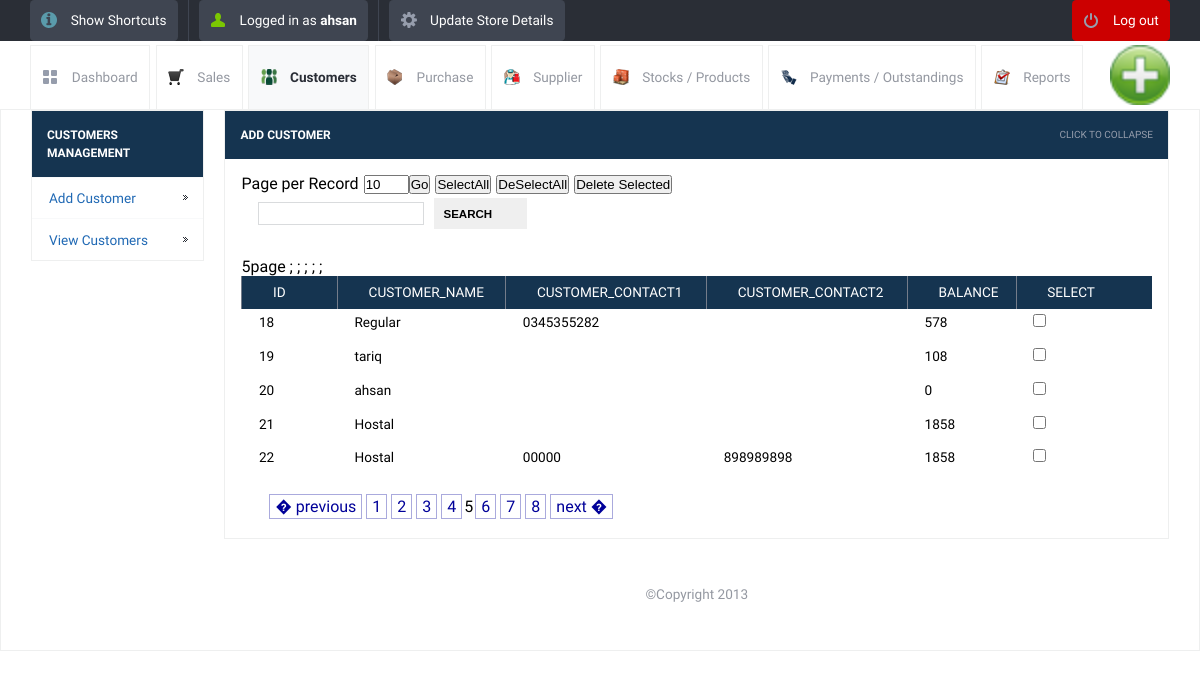
/paginationnijan.php (signed in), run on the app's committed database.
### tables this page shows
CREATE TABLE IF NOT EXISTS `customer_details` (
  `id` int(10) unsigned NOT NULL AUTO_INCREMENT,
  `customer_name` varchar(200) NOT NULL,
  `customer_address` varchar(500) NOT NULL,
  `customer_contact1` varchar(100) NOT NULL,
  `customer_contact2` varchar(100) NOT NULL,
  `balance` int(11) NOT NULL,
  PRIMARY KEY (`id`)
);

### paginationnijan.php (the view, shortened to what this page needs)
<!DOCTYPE html>
<html lang="en">
<head>
	<link rel="stylesheet" href="css/style.css">
	<?php include_once("tpl/common_js.php"); ?>
</head>
<body>
	<?php include_once("tpl/top_bar.php"); ?>
	<div id="header-with-tabs">
		<div class="page-full-width cf">
			<ul id="tabs" class="fl">
				<li><a href="dashboard.php" class="dashboard-tab">Dashboard</a></li>
				<li><a href="page-full-width.php" class="sales-tab">Sales</a></li>
				<li><a href="page-full-width.php" class="active-tab customers-tab">Customers</a></li>
				<li><a href="page-other.php" class="purchase-tab">Purchase</a></li>
				<li><a href="page-other.php" class="supplier-tab">Supplier</a></li>
				<li><a href="page-other.php" class="stock-tab">Stocks / Products</a></li>
				<li><a href="page-other.php" class="payment-tab">Payments / Outstandings</a></li>
				<li><a href="page-other.php" class="report-tab">Reports</a></li>
			</ul>
			<a href="#" id="company-branding-small" class="fr"><img src="images/posnic.png" alt="Point of Sale" /></a>
		</div>
	</div>
	<div id="content">
		<div class="page-full-width cf">
			<div class="side-menu fl">
				<h3>Customers Management</h3>
				<ul>
					<li><a href="add_customer.php">Add Customer</a></li>
					<li><a href="view_customers.php">View Customers</a></li>
				</ul>
			</div>
			<div class="side-content fr">
				<div class="content-module">
					<div class="content-module-heading cf">
						<h3 class="fl">Add Customer</h3>
						<span class="fr expand-collapse-text">Click to collapse</span>
					</div>
						<div class="content-module-main cf">
				<table width="700" border="0" cellspacing="0" cellpadding="0">
  <tr>
    <td><form action="" method="post" name="search" >
<input name="searchtxt" type="text">
&nbsp;&nbsp;<input name="Search" type="submit" value="Search">
</form></td>
		<form action="" method="get" name="page">
Page per Record<input name="limit" type="text"  style="margin-left:5px;" value="<?php if(isset($_GET['limit'])) echo $_GET['limit']; else echo "10"; ?>" size="3" maxlength="3">
<input name="go" type="submit" value="Go">
<input type="button" name="selectall" value="SelectAll" onClick="checkAll()"  style="margin-left:5px;"/>
<input type="button" name="unselectall" value="DeSelectAll" onClick="uncheckAll()" style="margin-left:5px;" />
<input name="dsubmit" type="button" value="Delete Selected" style="margin-left:5px;" onclick="return confirmDeleteSubmit()"/></form>
					<form name="deletefiles" action="delete.php" method="post">
					<table><?php
	$limit = 10;
	$page = $_GET['page'];
	if($page)
		$start = ($page - 1) * $limit;
	else
		$start = 0;
	$sql = "SELECT * FROM customer_details LIMIT $start, $limit ";
	$result = mysql_query($sql);
?>
							<tr>
								<th>id</th>
								<th >customer_name</th>
								<th>customer_contact1</th>
								<th>customer_contact2</th>
								<th>balance</th>
								<th>Select</th>
							</tr>
</div></td>
<?php	while($row = mysql_fetch_array($result))
{
 ?>
	<tr>
   <td> <?php echo $row['id']; ?></td>
   <td><?php echo $row['customer_name']; ?></td>
   <td> <?php echo $row['customer_contact1']; ?></td>
   <td><?php echo $row['customer_contact2']; ?></td>
   <td> <?php echo $row['balance'];?></td>;
	<td><input type="checkbox" value="<?php echo $row['id']; ?>" name="checklist[]" /></td>
</tr>
<?php } ?>
  <tr>
        <td align="center"><div style="margin-left:20px;"><div class="pagination"><a href="paginationnijan.php?page=4&limit=1">� previous</a><a href="paginationnijan.php?page=1&limit=1">1</a><a href="paginationnijan.php?page=2&limit=1">2</a><a href="paginationnijan.php?page=3&limit=1">3</a><a href="paginationnijan.php?page=4&limit=1">4</a>5<a href="paginationnijan.php?page=6&limit=1">6</a><a href="paginationnijan.php?page=7&limit=1">7</a><a href="paginationnijan.php?page=8&limit=1">8</a><a href="paginationnijan.php?page=6&limit=1">next �</a></div>
</div></td>
      </tr>
		</div>
	</div>
		<div id="footer">
		<p> &copy;Copyright 2013</p>
	</div>
</body>
</html>

### css/style.css (style rules this page uses)
*, html, body, div, dl, dt, dd, ul, ol, li, h1, h2, h3, h4, h5, h6, pre, form, label, fieldset, input, p, blockquote, th, td { margin: 0; padding: 0; }
table { border-collapse: collapse; border-spacing: 0; }
fieldset, img { border: 0; }
address, caption, cite, code, dfn, em, strong, th, var { font-style: normal; font-weight: normal; }
caption, th { text-align: left; }
h1, h2, h3, h4, h5, h6 { font-weight: normal; }
a img { border: none; }
a { text-decoration: none; }
body { font-size: 1em; }
.cf:before, .cf:after { content: ""; display: table; }
.cf:after { clear:both; }
.cf { zoom: 1; }
p { margin-bottom: 1.25em; color: #9498a1; }
.fl { float: left; }
.fr { float: right; }
h1, h2, h3, h4, h5, h6 { margin-bottom: 0.625em; }
body, form { font-family: "Droid Sans", Helvetica, Arial, sans-serif; line-height: 1.125em; }
p, .button, form input, ul#nav li ul, ul#tabs, div.side-menu ul li a, table, .information-box, .confirmation-box, .error-box, .error-message, .warning-box, ol, .regular-ul, .custom-ul, blockquote, cite { font-size: 0.85em; }
div.content-module-heading span { font-size: 0.625em; }
h3 { font-size: 0.75em; }
a { color: #2069b4; }
.page-full-width { padding: 0 1.875em; }
form input[type="text"], input[type="password"], textarea { border: 1px solid #d9dbdd; padding:.4em; outline: none; }
form input[type="submit"] { border: none; cursor: pointer; padding: 0.833em; background-position: right center; padding-right: 3em; background-repeat: no-repeat; font-weight: bold; text-transform: uppercase; }
div#header-with-tabs { padding:0.25em 0 0; }
a#company-branding-small img { height: 60px; }
ul#tabs { list-style-type: none; }
ul#tabs li { float: left; }
ul#tabs li a { border: 1px solid #eeefef; border-bottom: none; padding: 1.666em 0.833em; margin: 0 0.416em -1px 0; display: block; color: #9498a1; }
ul#tabs li a.dashboard-tab { background: transparent url('../images/tab-dashboard.png') no-repeat 0.833em center ; padding-left: 3em; }
ul#tabs li a.sales-tab { background: transparent url('../images/sales-icon.png') no-repeat 0.833em center ; padding-left: 3em; }
ul#tabs li a.customers-tab { background: transparent url('../images/customer-icon.png') no-repeat 0.833em center ; padding-left: 3em; }
ul#tabs li a.purchase-tab { background: transparent url('../images/purchase-icon.png') no-repeat 0.833em center ; padding-left: 3em; }
ul#tabs li a.supplier-tab { background: transparent url('../images/supplier-icon.png') no-repeat 0.833em center ; padding-left: 3em; }
ul#tabs li a.stock-tab { background: transparent url('../images/stock-icon.png') no-repeat 0.833em center ; padding-left: 3em; }
ul#tabs li a.payment-tab { background: transparent url('../images/payment-icon.png') no-repeat 0.833em center ; padding-left: 3em; }
ul#tabs li a.report-tab { background: transparent url('../images/report-icon.png') no-repeat 0.833em center ; padding-left: 3em; }
ul#tabs li a.active-tab, ul#tabs li a.active-tab:hover { background-color: #f8f9fa; font-weight: bold; color: #2a2e36; }
table { width: 100%; margin-bottom: 1.25em; }
table th { background-color: #153450; color: white; text-transform: uppercase; padding: 0.55em .7em 0.55em 2.25em; border-left: 1px solid #747c8a; }
table tbody td { padding: 0.33em 0 0.833em 1.25em; }
table th:first-child { width: 4em ; }
table th:last-child { width: 7em; }
div#content { background: #000000000 url('../images/artwork-pattern.png') repeat-x left bottom; border: 1px solid #eeefef; padding: 0em ; }
div.side-menu { background: #153450; border: 1px solid #eeefef; width: 15%; margin-bottom: 1em; }
div.side-menu h3 { text-transform: uppercase; font-weight: bold; margin: 1.25em; color: white; }
div.side-menu ul { list-style-type: none; }
div.side-menu ul li a { padding: 0.833em 1.25em; border-top: 1px solid #f8f9fa; display: block; background: white url('../images/menu-dark-indicator.png') no-repeat right center; }
div.side-content { width: 83%; }
div.content-module { background: white; margin-bottom: 1em; border: 1px solid #eeefef; }
div.content-module-heading { background: #153450; cursor: pointer; }
div.content-module-heading h3 { text-transform: uppercase; color: white; font-weight: bold; margin: 1.25em; }
div.content-module-heading span { color: #969dac; text-transform: uppercase; margin: 1.5em; }
div.content-module-main { padding: 1em; }
div#footer { text-align: center; padding: 1.875em 0; }

### data on the page
customer_details: id "18", customer_name "Regular", customer_contact1 "0345355282", balance "578"
customer_details: id "19", customer_name "tariq", balance "108"
customer_details: id "20", customer_name "ahsan", balance "0"
customer_details: id "21", customer_name "Hostal", balance "1858"
customer_details: id "22", customer_name "Hostal", customer_contact1 "00000", customer_contact2 "898989898", balance "1858"

### other printed values
$POSNIC['username'] "ahsan"
